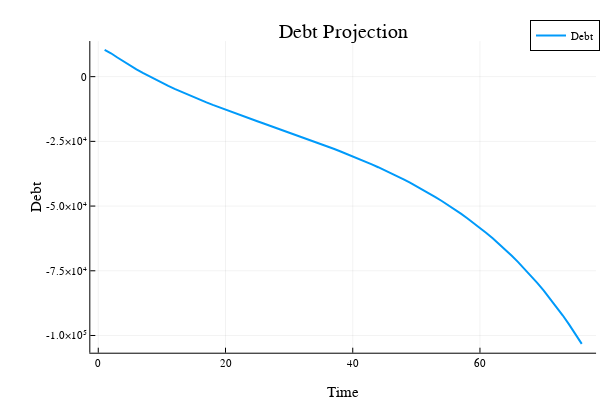

The notebook cell saved with this chart:
### Markdown cell above
### Results Visualizations

### Code cell
plot(debt,title="Debt Projection",
      xaxis="Time",yaxis="Debt",label="Debt", lw = 2, size = (800, 640))

### Figure 1 — Plotly figure (JSON) as saved in the notebook; plotly's stock layout.template omitted (floating-point values rounded to 4 significant figures)
{"data": [{"colorbar": {"title": {"text": ""}}, "legendgroup": "Debt", "line": {"color": "rgba(0, 154, 250, 1.000)", "dash": "solid", "shape": "linear", "width": 2}, "mode": "lines", "name": "Debt", "showlegend": true, "type": "scatter", "x": [1, 2, 3, 4, 5, 6, 7, 8, 9, 10, 11, 12, 13, 14, 15, 16, 17, 18, 19, 20, 21, 22, 23, 24, 25, 26, 27, 28, 29, 30, 31, 32, 33, 34, 35, 36, 37, 38, 39, 40, 41, 42, 43, 44, 45, 46, 47, 48, 49, 50, 51, 52, 53, 54, 55, 56, 57, 58, 59, 60, 61, 62, 63, 64, 65, 66, 67, 68, 69, 70, 71, 72, 73, 74, 75, 76], "xaxis": "x", "y": [10350, 9042.0, 7398.0, 5806.0, 4285.0, 2831.0, 1439.0, 104.9, -1176.0, -2407.0, -3593.0, -4737.0, -5842.0, -6913.0, -7953.0, -8966.0, -9954.0, -10920.0, -11870.0, -12790.0, -13710.0, -14610.0, -15490.0, -16370.0, -17240.0, -18110.0, -18970.0, -19830.0, -20700.0, -21560.0, -22430.0, -23310.0, -24190.0, -25090.0, -25990.0, -26910.0, -27850.0, -28800.0, -29770.0, -30770.0, -31780.0, -32820.0, -33890.0, -34990.0, -36110.0, -37270.0, -38470.0, -39700.0, -40980.0, -42290.0, -43650.0, -45060.0, -46520.0, -48030.0, -49600.0, -51230.0, -52930.0, -54690.0, -56520.0, -58420.0, -60400.0, -62470.0, -64620.0, -66860.0, -69210.0, -71650.0, -74210.0, -76870.0, -79670.0, -82580.0, -85640.0, -88840.0, -92190.0, -95700.0, -99380.0, -103200.0], "yaxis": "y", "zmax": null, "zmin": null}], "layout": {"annotations": [{"font": {"color": "rgba(0, 0, 0, 1)", "family": "sans-serif", "size": 20}, "rotation": 0, "showarrow": false, "text": "Debt Projection", "x": 0.572, "xanchor": "center", "xref": "paper", "y": 1, "yanchor": "top", "yref": "paper"}], "height": 400, "legend": {"bgcolor": "rgba(255, 255, 255, 1.000)", "bordercolor": "rgba(0, 0, 0, 1)", "borderwidth": 1, "font": {"color": "rgba(0, 0, 0, 1)", "family": "sans-serif", "size": 11}, "tracegroupgap": 0, "traceorder": "normal", "x": 1, "xanchor": "auto", "y": 1, "yanchor": "auto"}, "margin": {"b": 20, "l": 0, "r": 0, "t": 20}, "paper_bgcolor": "rgba(255, 255, 255, 1.000)", "plot_bgcolor": "rgba(255, 255, 255, 1.000)", "showlegend": true, "width": 600, "xaxis": {"anchor": "y", "domain": [0.1505, 0.9934], "gridcolor": "rgba(0, 0, 0, 0.1)", "gridwidth": 0.5, "linecolor": "rgba(0, 0, 0, 1)", "mirror": false, "range": [-1.25, 78.25], "showgrid": true, "showline": true, "showticklabels": true, "tickangle": 0, "tickcolor": "rgb(0, 0, 0)", "tickfont": {"color": "rgba(0, 0, 0, 1)", "family": "sans-serif", "size": 11}, "tickmode": "array", "ticks": "inside", "ticktext": ["0", "20", "40", "60"], "tickvals": [0, 20, 40, 60], "title": {"font": {"color": "rgba(0, 0, 0, 1)", "family": "sans-serif", "size": 15}, "text": "Time"}, "type": "linear", "visible": true, "zeroline": false, "zerolinecolor": "rgba(0, 0, 0, 1)"}, "yaxis": {"anchor": "x", "domain": [0.07581, 0.9415], "gridcolor": "rgba(0, 0, 0, 0.1)", "gridwidth": 0.5, "linecolor": "rgba(0, 0, 0, 1)", "mirror": false, "range": [-106700.0, 13760.0], "showgrid": true, "showline": true, "showticklabels": true, "tickangle": 0, "tickcolor": "rgb(0, 0, 0)", "tickfont": {"color": "rgba(0, 0, 0, 1)", "family": "sans-serif", "size": 11}, "tickmode": "array", "ticks": "inside", "ticktext": ["-1.0×10⁵", "-7.5×10⁴", "-5.0×10⁴", "-2.5×10⁴", "0"], "tickvals": [-100000, -75000, -50000, -25000, 0], "title": {"font": {"color": "rgba(0, 0, 0, 1)", "family": "sans-serif", "size": 15}, "text": "Debt"}, "type": "linear", "visible": true, "zeroline": false, "zerolinecolor": "rgba(0, 0, 0, 1)"}}}
